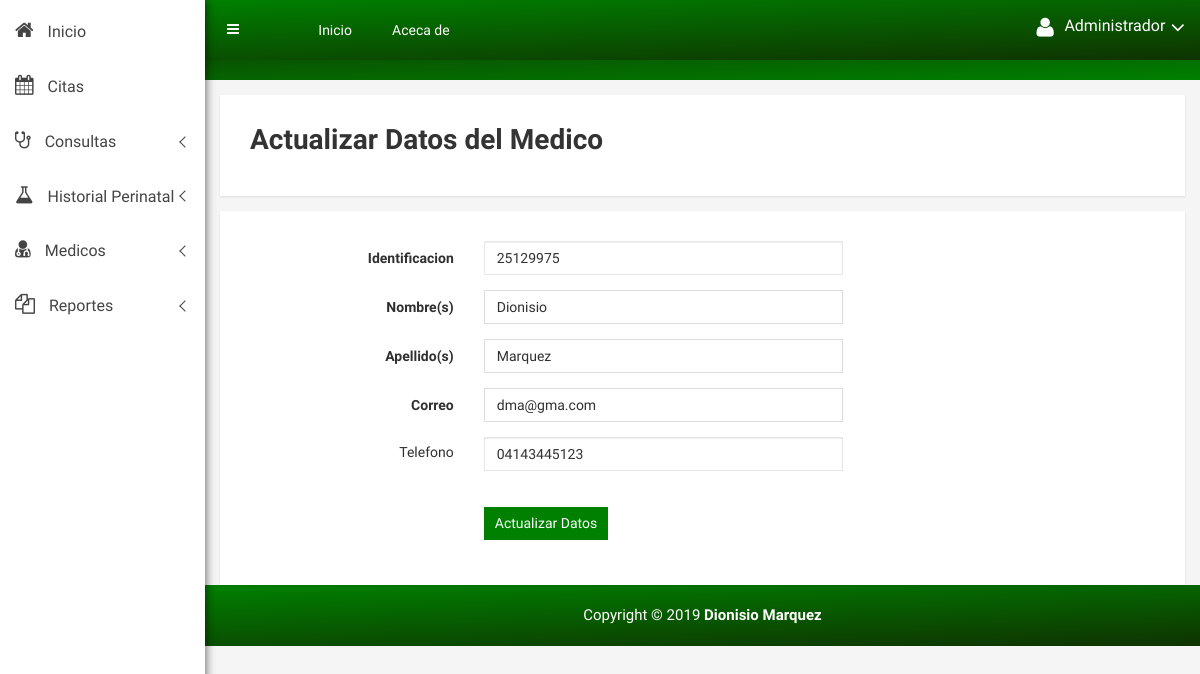
Screenshot of /actualizarmedico.php?idMedico=24 (signed in) with the database file from the repository.
### tables this page shows
CREATE TABLE `medicos` (
  `idMedico` int(11) NOT NULL,
  `medidentificacion` char(15) NOT NULL,
  `mednombres` varchar(50) NOT NULL,
  `medapellidos` varchar(50) NOT NULL,
  `medtelefono` char(15) NOT NULL,
  `medcorreo` varchar(50) NOT NULL,
  `status` tinyint(1) NOT NULL
);

### actualizarmedico.php (called while the page is built, shortened)
<?php session_start();
	require 'funciones.php';
	try{
		$conexion = new PDO('mysql:host=localhost;dbname=centromedico','root','');
	}catch(PDOException $e){
		echo "ERROR: " . $e->getMessge();
		die();
	}
	if($_SERVER['REQUEST_METHOD']=='POST'){
		$id = limpiarDatos($_POST['id']);
		$identificacion = limpiarDatos($_POST['identificacion']);
		$nombres = limpiarDatos($_POST['nombres']);
		$apellidos = limpiarDatos($_POST['apellidos']);
		$correo = limpiarDatos($_POST['correo']);
		$telefono = limpiarDatos($_POST['telefono']);
		$statement = $conexion->prepare(
		"UPDATE medicos
        SET medidentificacion = :identificacion,
		mednombres =:nombres,
		medapellidos =:apellidos,
		medtelefono =:telefono,
		medcorreo =:correo
		WHERE idMedico = :id");
		$statement ->execute(array(
        ':identificacion'=>$identificacion,
		':nombres'=>$nombres,
		':apellidos'=>$apellidos,
		':telefono'=>$telefono,
		':correo'=>$correo,
        ':id'=> $id
        ));
        echo '<script>alert("Datos actualizados con exito")</script> ';
		echo "<script>location.href='medicos.php'</script>";
	}else{
		$id_medico = id_numeros($_GET['idMedico']);
		$medico = obtener_medico_id($conexion,$id_medico);
		$medico =$medico[0];
	}
	require 'vista/actulizarmedico_vista.php';
?>

### funciones.php (called while the page is built, shortened)
<?php
	function limpiarDatos($datos){
		$datos = trim($datos);
		$datos = stripslashes($datos);
		$datos = htmlspecialchars($datos);
		return $datos;
	}
	function id_numeros($id){
		return (int)limpiarDatos($id);
	}
	function obtener_medico_id($conexion,$id){
		$resultado = $conexion->query("SELECT * FROM medicos WHERE idMedico = $id LIMIT 1");
		$resultado = $resultado->fetchAll();
		return ($resultado) ? $resultado : false;
	}
?>

### vista/actulizarmedico_vista.php (the view, shortened to what this page needs)
<!doctype html>
<html class="no-js" lang="en">
<head>
    <link rel="stylesheet" href="css/bootstrap.min.css">
    <link rel="stylesheet" href="css/font-awesome.min.css">
    <link rel="stylesheet" href="css/owl.carousel.css">
    <link rel="stylesheet" href="css/owl.theme.css">
    <link rel="stylesheet" href="css/owl.transitions.css">
    <link rel="stylesheet" href="css/animate.css">
    <link rel="stylesheet" href="css/normalize.css">
    <link rel="stylesheet" href="css/meanmenu.min.css">
    <link rel="stylesheet" href="css/main.css">
    <link rel="stylesheet" href="css/morrisjs/morris.css">
    <link rel="stylesheet" href="css/scrollbar/jquery.mCustomScrollbar.min.css">
    <link rel="stylesheet" href="css/metisMenu/metisMenu.min.css">
    <link rel="stylesheet" href="css/metisMenu/metisMenu-vertical.css">
    <link rel="stylesheet" href="css/calendar/fullcalendar.min.css">
    <link rel="stylesheet" href="css/calendar/fullcalendar.print.min.css">
    <link rel="stylesheet" href="css/style.css">
    <link rel="stylesheet" href="css/preloader/preloader-style.css">
    <link rel="stylesheet" href="css/responsive.css">
</head>
<body>
    <div class="left-sidebar-pro">
        <nav id="sidebar" class="">
<div class="left-custom-menu-adp-wrap comment-scrollbar">
<nav class="sidebar-nav left-sidebar-menu-pro">
<ul class="metismenu" id="menu1">
                        <li class="active">
<a href="CenterMedicine.php">
                                <i class="fa big-icon fa-home icon-wrap"></i>
                                <span class="mini-click-non">Inicio</span>
                            </a>
                        </li>
                        <li>
<a  href="calendario.php" aria-expanded="false"><i class="fa big-icon fa-calendar icon-wrap"></i> <span class="mini-click-non">Citas</span></a>
                        </li>
                        <li>
<a class="has-arrow" href="mailbox.html" aria-expanded="false"><i class="fa big-icon fa-stethoscope icon-wrap"></i> <span class="mini-click-non">Consultas</span></a>
                        </li>
                        <li>
<a class="has-arrow" href="mailbox.html" aria-expanded="false"><i class="fa big-icon fa-flask icon-wrap"></i> <span class="mini-click-non">Historial Perinatal &nbsp; &nbsp; </span></a>
                        </li>
<li>
<a class="has-arrow" href="mailbox.html" aria-expanded="false"><i class="fa big-icon fa-user-md icon-wrap"></i> <span class="mini-click-non">Medicos</span></a>
                        </li>
                        <li>
<a class="has-arrow" href="mailbox.html" aria-expanded="false"><i class="fa big-icon fa-copy icon-wrap"></i> <span class="mini-click-non">Reportes</span></a>
                </nav>
            </div>
        </nav>
    </div>
    <div class="all-content-wrapper">
        <div class="container-fluid">
            <div class="row">
                <div class="col-lg-12 col-md-12 col-sm-12 col-xs-12">
                    <div class="logo-pro">
                    </div>
                </div>
            </div>
        </div>
        <div class="header-advance-area">
            <div class="header-top-area">
<div class="container-fluid">
<div class="row">
<div class="col-lg-12 col-md-12 col-sm-12 col-xs-12">
<div class="header-top-wraper">
<div class="row">
<div class="col-lg-1 col-md-0 col-sm-1 col-xs-12">
<div class="menu-switcher-pro">
<button type="button" id="sidebarCollapse" class="btn bar-button-pro header-drl-controller-btn btn-info navbar-btn">
<i class="fa fa-bars"></i>
                                                </button>
                                        </div>
                                    </div>
<div class="col-lg-6 col-md-7 col-sm-6 col-xs-12">
<div class="header-top-menu tabl-d-n">
<ul class="nav navbar-nav mai-top-nav">
<li class="nav-item"><a href="CenterMedicine.php" class="nav-link">Inicio</a>
</li>
<li class="nav-item"><a href="integrante.php" class="nav-link">Aceca de</a>
                                                </li>
                                            </ul>
                                        </div>
                                    </div>
<div class="col-lg-5 col-md-5 col-sm-12 col-xs-12">
<div class="header-right-info">
<ul class="nav navbar-nav mai-top-nav header-right-menu">
<li class="nav-item">
<a href="#" data-toggle="dropdown" role="button" aria-expanded="false" class="nav-link dropdown-toggle">
<i class="fa fa-user adminpro-user-rounded header-riht-inf" aria-hidden="true"></i>
<span class="admin-name">Administrador</span>
<i class="fa fa-angle-down adminpro-icon adminpro-down-arrow"></i>
                                                        </a>
                                                </li>
                                            </ul>
                                        </div>
                                    </div>
                                </div>
                            </div>
                        </div>
                    </div>
                </div>
            </div>
            <div class="breadcome-area">
                <div class="container-fluid">
                    <div class="row">
                        <div class="col-lg-12 col-md-12 col-sm-12 col-xs-12">
                            <div class="breadcome-list">
                                <div class="row">
                                    <div class="col-lg-8 col-md-8 col-sm-8 col-xs-8">
                                        <br>
                                    </div>
                                </div>
                            </div>
                        </div>
                    </div>
                </div>
            </div>
        </div>
        <div class="charts-area mg-tb-15">
            <div class="container-fluid">
                <div class="row">
                    <div class="col-lg-12 col-md-12 col-sm-12 col-xs-12">
                        <div class="charts-single-pro responsive-mg-b-30">
                            <div class="alert-title">
<h1>Actualizar Datos del Medico</h1>
                            </div>
                        </div>
                    </div>
                </div>
            </div>
        </div>
<div class="basic-form-area mg-tb-15">
<div class="container-fluid">
<div class="row">
<div class="col-lg-12 col-md-12 col-sm-12 col-xs-12">
<div class="sparkline12-list">
<div class="sparkline12-graph">
<div class="basic-login-form-ad">
<div class="row">
<div class="col-lg-12 col-md-12 col-sm-12 col-xs-12">
<div class="all-form-element-inner">
<form action="<?php echo htmlspecialchars($_SERVER['PHP_SELF']) ?>" method="post">
<div class="form-group-inner">
<div class="row">
<div class="col-lg-3 col-md-3 col-sm-3 col-xs-12">
<label class="login2 pull-right pull-right-pro">Identificacion</label>
</div>
<div class="col-lg-5 col-md-5 col-sm-5 col-xs-12">
<input type="number" class="form-control"  name="identificacion" placeholder="Cedula o Pasaporte" value="<?php echo $medico['medidentificacion'];?>" />
                                                            </div>
                                                        </div>
                                                    </div>
<div class="form-group-inner">
<div class="row">
<div class="col-lg-3 col-md-3 col-sm-3 col-xs-12">
<label class="login2 pull-right pull-right-pro">Nombre(s)</label>
                                                            </div>
<div class="col-lg-5 col-md-5 col-sm-5 col-xs-12">
<input type="text" class="form-control" name="nombres" placeholder="Nombre(s)" value="<?php echo $medico['mednombres'];?>"/>
                                                            </div>
                                                        </div>
                                                    </div>
<div class="form-group-inner">
<div class="row">
<div class="col-lg-3 col-md-3 col-sm-3 col-xs-12">
<label class="login2 pull-right pull-right-pro">Apellido(s)</label>
</div>
<div class="col-lg-5 col-md-5 col-sm-5 col-xs-12">
<input type="text" class="form-control" name="apellidos" placeholder="Apellido(s)" value="<?php echo $medico['medapellidos'];?>"/>
                                                            </div>
                                                        </div>
                                                    </div>
<div class="form-group-inner">
<div class="form-group-inner">
<div class="row">
<div class="col-lg-3 col-md-3 col-sm-3 col-xs-12">
<label class="login2 pull-right pull-right-pro">Correo</label>
                                                            </div>
<div class="col-lg-5 col-md-5 col-sm-5 col-xs-12">
<input type="email" class="form-control" name="correo" placeholder="Correo@gmail.com" value="<?php echo $medico['medcorreo'];?>"/>
                                                            </div>
                                                        </div>
</div>
<div class="form-group-inner">
<div class="row">
<div class="col-lg-3 col-md-3 col-sm-3 col-xs-12">
<div class="input-mask-title">
    <label>Telefono</label>
</div>
</div>
<div class="col-lg-5 col-md-5 col-sm-5 col-xs-12">
<div class="input-mark-inner mg-b-22">
<input type="number" class="form-control" name="telefono" placeholder="Telefono" value="<?php echo $medico['medtelefono'];?>" />
</div>
					                                        </div>
					                                    </div>
					                                </div>
<div class="form-group-inner">
<div class="login-btn-inner">
<div class="row">
<div class="col-lg-3"></div>
<div class="col-lg-3">
<div class="login-horizental cancel-wp pull-left">
<a href="vista/medicos_vista.php"><button class="btn btn-sm btn-primary login-submit-cs" type="submit" name="enviar" >Actualizar Datos</button></a>
</div>
                                                                </div>
                                                            </div>
                                                        </div>
                                                    </div>
                                                </form>
                                            </div>
                                        </div>
                                    </div>
                                </div>
                            </div>
                        </div>
                    </div>
                </div>
            </div>
        </div>
        <div class="footer-copyright-area">
            <div class="container-fluid">
                <div class="row">
                    <div class="col-lg-12">
                        <div class="footer-copy-right">
                            <p>Copyright &copy; 2019 <b><a href="/">Dionisio Marquez</a></b></p>
                        </div>
                    </div>
                </div>
            </div>
        </div>
    </div>
</body>
</html>

### css/main.css (style rules this page uses)
html { color: #222; font-size: 1em; line-height: 1.4; }

### css/metisMenu/metisMenu-vertical.css (style rules this page uses)
.sidebar-nav { background: #fff; }
.sidebar-nav ul { padding: 0; margin: 0; list-style: none; background: #f5f5f5; }
.sidebar-nav .metismenu { background: #fff; display: -webkit-box; display: -ms-flexbox; display: flex; -webkit-box-orient: vertical; -webkit-box-direction: normal; -ms-flex-direction: column; flex-direction: column; }
.sidebar-nav .metismenu li + li { margin-top: 5px; }
.sidebar-nav .metismenu li:first-child { margin-top: 5px; }
.sidebar-nav .metismenu li:last-child { margin-bottom: 5px; }
.sidebar-nav .metismenu > li { display: -webkit-box; display: -ms-flexbox; display: flex; -webkit-box-orient: vertical; -webkit-box-direction: normal; -ms-flex-direction: column; flex-direction: column; position: relative; }
.sidebar-nav .metismenu a { position: relative; display: block; padding: 13px 15px; color: #444; outline-width: 0; transition: all .3s ease-out; font-size:16px; }
.sidebar-nav .metismenu li .icon-wrap { margin-right:10px; font-size:20px; }

### rows the page displays
medicos: identificacion "25129975", nombres "Dionisio", apellidos "Marquez", correo "dma@gma.com", telefono "04143445123"
